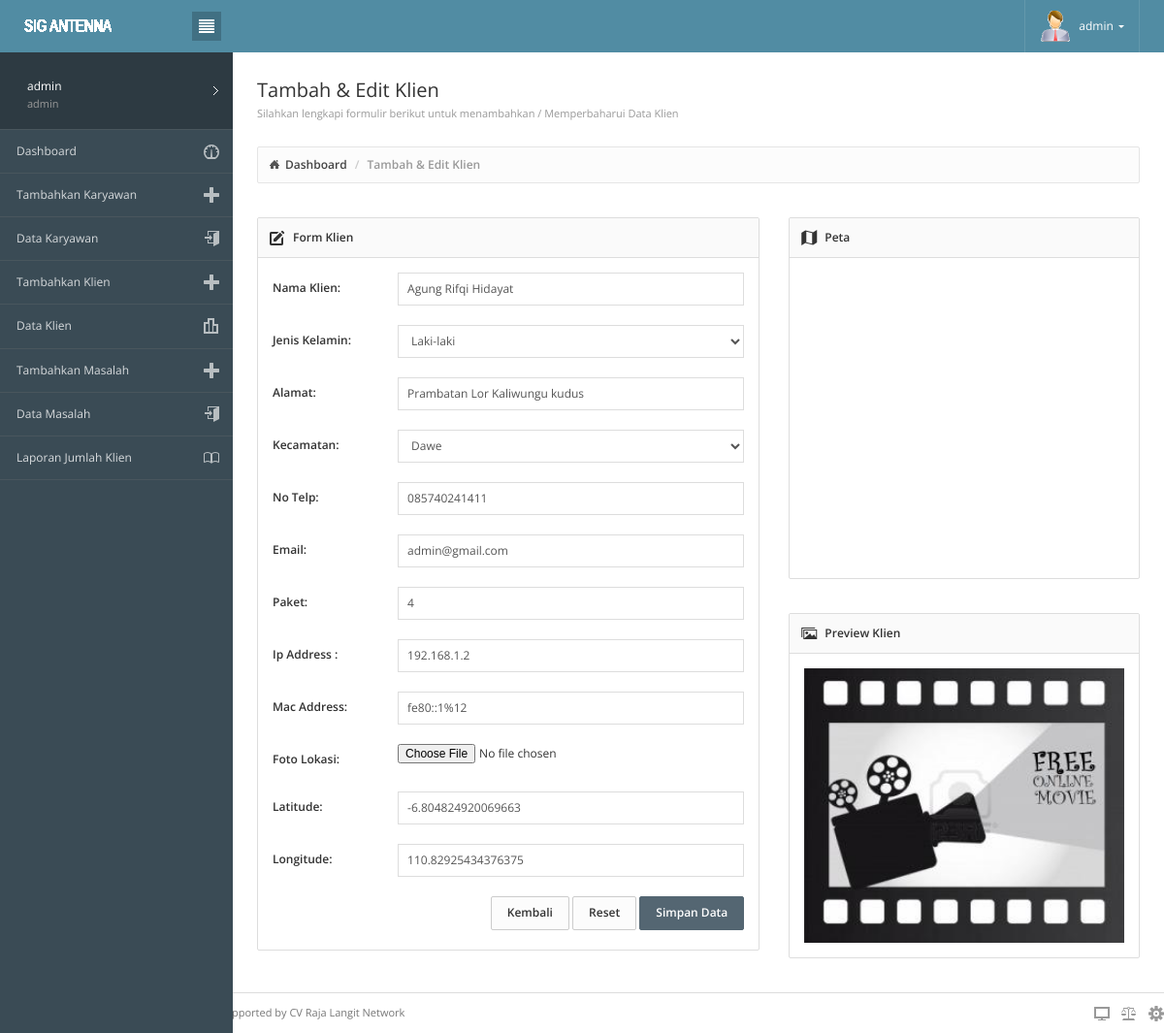
The app's page /master.php?module=edit_klien&id=RL001 (signed in) with its own data.
### tables this page shows
CREATE TABLE `klien` (
  `id_klien` varchar(11) NOT NULL,
  `username` varchar(50) NOT NULL,
  `nama` varchar(50) NOT NULL,
  `jekel` varchar(10) NOT NULL,
  `alamat` text NOT NULL,
  `id_kecamatan` int(11) NOT NULL,
  `telp` varchar(20) NOT NULL,
  `email` varchar(25) NOT NULL,
  `jenis_paket` varchar(30) NOT NULL,
  `lat` double NOT NULL,
  `lng` double NOT NULL,
  `ip_address` varchar(20) NOT NULL,
  `mac_address` varchar(50) NOT NULL,
  `gambar` varchar(100) NOT NULL
);

CREATE TABLE `kecamatan` (
  `id_kecamatan` int(11) NOT NULL,
  `kecamatan` varchar(20) NOT NULL
);

### modul/admin/edit_klien.php (the view, shortened to what this page needs)
<?php
$id = isset($_GET['id']) ? $_GET['id'] : "";
$q=mysql_query("select * from klien where id_klien='$id'");
$r=mysql_fetch_array($q);
?>
<div class="page-content">
			<div class="page-header">
				<div class="page-title">
					<h3>Tambah & Edit Klien<small> Silahkan lengkapi formulir berikut untuk menambahkan / Memperbaharui Data Klien</small></h3>
				</div>
			</div>
			<div class="breadcrumb-line">
				<ul class="breadcrumb">
					<li><a href="?p=dashboard">Dashboard</a></li>
					<li class="active">Tambah & Edit  Klien</li>
				</ul>
			</div>
<div class="row">
        		<div class="col-md-7">
		            <div class="panel panel-default">
		                <div class="panel-heading">
	                    	<h6 class="panel-title"><i class="icon-pencil3"></i> Form Klien</h6>
                    	</div>
                    	<div class="panel-body">
                        <form method="post" action="?module=aksi_klien" class="form-horizontal" enctype="multipart/form-data">
                        <div class="form-group">
							<label class="col-sm-3 control-label">Nama Klien: </label>
							<div class="col-sm-9">
								<input type="text" class="form-control" name="nama" placeholder="Nama" value="<?php echo $r["nama"];?>" required="required" autofocus="autofocus">
							</div>
						</div>
						<div class="form-group">
							<label class="col-sm-3 control-label">Jenis Kelamin: </label>
							<div class="col-sm-9">
                                <select name="jekel" class="form-control" required>
										<option value="laki-laki" <?php if($r["jekel"]=="laki-laki"){echo "selected";}; ?>>Laki-laki</option>
                                </select>
							</div>
						</div>
                        <div class="form-group">
							<label class="col-sm-3 control-label">Alamat: </label>
							<div class="col-sm-9">
								<input name="alamat" type="text" required="required" class="form-control" id="alamat" placeholder="Alamat" value="<?php echo $r["alamat"];?>">
							</div>
						</div>
						<div class="form-group">
							<label class="col-sm-3 control-label">Kecamatan: </label>
							<div class="col-sm-9">
                                <select name="kecamatan" class="form-control" required>
                                        <?php
                                        $sql=mysql_query("SELECT * FROM kecamatan");
                                        while($ada=mysql_fetch_array($sql)){
                                        ?>
                                        <option value="<?php echo $ada['id_kecamatan'];?>" <?php if($r['id_kecamatan']==$ada['id_kecamatan']){echo"selected";}?>><?php echo $ada['kecamatan'];?></option>
                                        <?php
                                    }
                                        ?>
                                </select>
							</div>
						</div>
                        <div class="form-group">
							<label class="col-sm-3 control-label">No Telp: </label>
							<div class="col-sm-9">
								<input name="telp" type="text" required="required" class="form-control" id="kontak" placeholder="No Telp" value="<?php echo $r["telp"];?>">
							</div>
						</div>
						<div class="form-group">
							<label class="col-sm-3 control-label">Email: </label>
							<div class="col-sm-9">
								<input name="email" type="text" required="required" class="form-control" id="kontak" placeholder="E-Mail" value="<?php echo $r["email"];?>">
							</div>
						</div>
						 <div class="form-group">
							<label class="col-sm-3 control-label">Paket: </label>
							<div class="col-sm-9">
                               <input name="paket" type="text" class="form-control" id="kontak" placeholder="Paket Internet" value="<?php echo $r["jenis_paket"];?>">
							</div>
						</div>
                       <div class="form-group">
							<label class="col-sm-3 control-label">Ip Address :</label>
							<div class="col-sm-9">
								<input name="ipaddress" type="text" class="form-control" id="kontak" placeholder="Ip Address" value="<?php echo $r["ip_address"];?>">
							</div>
						</div>
						<div class="form-group">
							<label class="col-sm-3 control-label">Mac Address: </label>
							<div class="col-sm-9">
								<input name="mac" type="text" class="form-control" id="kontak" placeholder="Mac Address" value="<?php echo $r["mac_address"];?>">
							</div>
						</div>
                        <div class="form-group">
							<label class="col-sm-3 control-label">Foto Lokasi: </label>
							<div class="col-sm-9">
								<input type="file"  name="gambar">
							</div>
						</div>
                        <div class="form-group">
							<label class="col-sm-3 control-label">Latitude: </label>
							<div class="col-sm-9">
								<input name="lat" type="text" required="required" class="form-control" id="lat" placeholder="Latitude (Geser Map)" value="<?php echo $r["lat"];?>">
							</div>
						</div>
                        <div class="form-group">
							<label class="col-sm-3 control-label">Longitude: </label>
							<div class="col-sm-9">
								<input name="lng" type="text" required="required" class="form-control" id="lng" placeholder="Longitude (Geser Map)" value="<?php echo $r["lng"];?>">
							</div>
						</div>
                          <div class="form-actions text-right">
                          <button type="button" class="btn btn-default" name="back" onclick="history.go(-1)">Kembali</button>
							<button type="reset" class="btn btn-default" name="reset">Reset</button>
                            <button type="submit" class="btn btn-primary" name="update">Simpan Data</button>
						</div>
                        </form>
                        </div>
                    </div>
        		</div>
 <div class="col-md-5">
		            <div class="panel panel-default">
		                <div class="panel-heading">
	                    	<h6 class="panel-title"><i class="icon-map"></i> Peta</h6>
                    	</div>
                    	<div class="panel-body">
                        <div id="map" style="width:100%; height:300px;"></div>
                        </div>
                    </div>
        		</div>
				 <?php if(!empty($id)){?>
        		<div class="col-md-5">
		            <div class="panel panel-default">
		                <div class="panel-heading">
	                    	<h6 class="panel-title"><i class="icon-images"></i> Preview Klien</h6>
                    	</div>
                    	<div class="panel-body">
                        <img src="img/klien/300_<?php echo $r["gambar"];?>" width="100%" />
                        </div>
                    </div>
        		</div>
                <?php } ?>
</div>
		</div>

### css/londinium-theme.css (style rules this page uses)
.panel-toolbar:after, .page-header:after, .header-bar-stats .page-stats li:after, .panel-heading:after { content: ""; display: table; clear: both; }
html { height: 100%; }
body { font-family: 'Open Sans', sans-serif; font-size: 12px; position: relative; min-height: 100%; }
a { cursor: pointer; }
h1, h2, h3, h4, h5, h6, .h1, .h2, .h3, .h4, .h5, .h6 { font-weight: 600; line-height: 1.42857143; margin-top: 0; }
h3, .h3 { font-size: 20px; }
h6, .h6 { font-size: 14px; }
h6 > i, .h6 > i { margin: 1px 8px 0 0; float: left; }
ul, ol { padding-left: 16px; }
label { font-weight: 600; }
.page-header { padding: 0; margin: 0; position: relative; border: 0; }
.page-header small { display: block; font-size: 11px; color: #999; margin: 8px 0 0 0; }
.page-title { float: left; }
.page-title h3 { padding: 29px 0; margin: 0; font-weight: 400; line-height: 20px; }
.breadcrumb { padding: 9px 12px 10px 12px; float: left; margin: 0; background: none; border-radius: 0; }
.breadcrumb > li { font-weight: 600; }
.breadcrumb > li:first-child > a { background: url(../images/interface/breadcrumb_home.png) no-repeat 0; padding-left: 16px; }
.breadcrumb > li > a { color: #444; }
.panel { border-radius: 2px; margin-bottom: 35px; box-shadow: none; }
.panel-heading { border-top-left-radius: 2px; border-top-right-radius: 2px; padding: 0; position: relative; }
.panel-title { float: left; display: block; font-size: 12px; padding: 11px 12px 12px 12px; }
.panel-title > i { float: left; margin: 0 8px 0 0; }
.panel-default > .panel-heading { background-color: #fafafa; }
.form-group { margin-bottom: 20px; }
.form-control { padding: 7px 9px 8px 9px; font-size: 12px; border-color: #ddd; box-shadow: none; border-radius: 0; }
input[type=text], input[type=password], textarea { -webkit-appearance: none; }
.form-actions { margin-bottom: 5px; }
.form-horizontal .control-label, .form-horizontal .radio, .form-horizontal .checkbox, .form-horizontal .radio-inline, .form-horizontal .checkbox-inline { margin-bottom: 5px; }
@media (min-width: 768px) { .form-horizontal .control-label { text-align: left; } }
.btn { padding: 7px 16px 8px 16px; font-size: 12px; font-weight: 600; border-radius: 2px; -webkit-border-radius: 2px; -moz-border-radius: 2px; -webkit-user-select: none; -moz-user-select: none; -ms-user-select: none; -o-user-select: none; user-select: none; }
.btn-default { background-color: #fcfcfc; }
.btn-primary { background-color: #546672; border-color: #546672; }

### records on screen
klien: nama "Agung Rifqi Hidayat", jekel "Laki-laki", alamat "Prambatan Lor Kaliwungu kudus", kecamatan "Dawe", telp "085740241411", email "admin@gmail.com", paket "4", ipaddress "192.168.1.2", mac "fe80::1%12", lat "-6.804824920069663", lng "110.82925434376375", gambar (picture)

### other values on screen
$_SESSION['user'] "admin"
$_SESSION["user"] "admin"
$_SESSION["hak_akses"] "admin"
